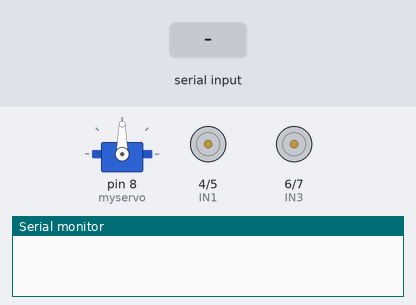
This sketch was run on a simulated Arduino Uno, built with avr-gcc and run on an emulated ATmega328P. On the bench: servo, motor-driver pin pairs drawn as motors (green arrow = first pin HIGH = forward, orange = second pin HIGH = backward, longer = more drive), the last lines printed to the serial monitor. The inputs (shaded band) are chosen by the test bench.

Above: at 1.2 s.
1.3 s: "4" received over the second serial link
At 2.3 s:
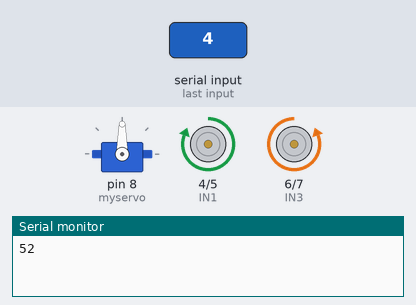
2.8 s: "6" received over the second serial link
At 3.5 s:
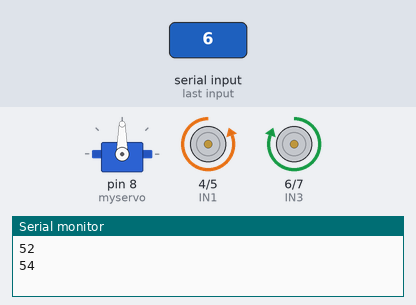
4.3 s: "1" received over the second serial link
At 4.7 s:
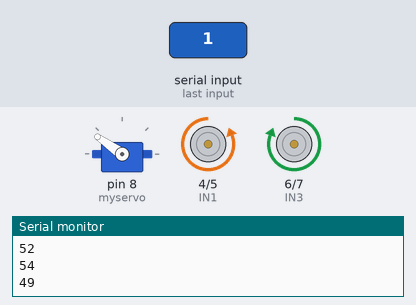
5.8 s: "5" received over the second serial link
At 7.0 s:
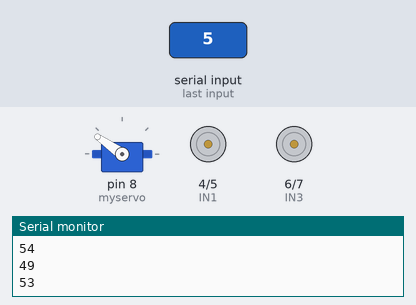
7.3 s: "3" received over the second serial link
At 8.2 s:
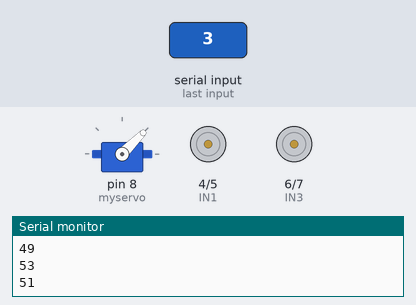
8.8 s: "2" received over the second serial link
At 9.4 s:
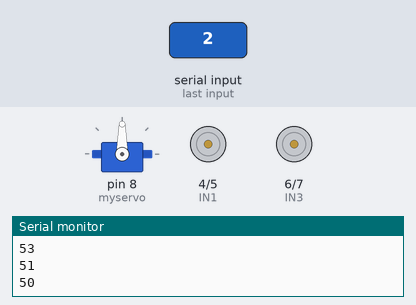
Timing chart, 0 to 11.3 s (numbered marks = the images above; inputs shaded):
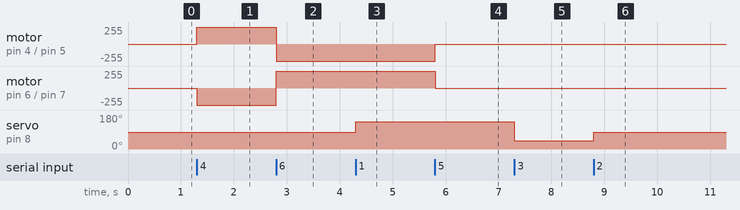

The sketch:

CarritoV2dise_odemaquinas.ino
```cpp
// autor: Luis Antonio Garza
// prueba v2
#include <SoftwareSerial.h> // TX RX software library for bluetooth
#include <Servo.h> // servo library
Servo myservo; // servo name
SoftwareSerial BT(10,11); // Pin 10 sera el Rx y el pin 11 sera TX
int estado=0; //datos enviados al bluetooth, valores enteros para servo
//int estado1; // datos enviados al bluetooth, valores letra para cd
//Variables motor 1 driver
int IN1=4; //adelante
int IN2=5; //atras
//Variables motor 2 driver
int IN3=6; //ATRAS
int IN4=7; //ADELANTE

// put your setup code here, to run once:
void setup()
{
Serial.begin(9600);
BT.begin(9600);
pinMode(IN1,OUTPUT); //Definimos cada pin como una salida
pinMode(IN2,OUTPUT); //Definimos cada pin como una salida
pinMode(IN3,OUTPUT); //Definimos cada pin como una salida
pinMode(IN4,OUTPUT); //Definimos cada pin como una salida
myservo.attach(8); // definimos donde esta la señal del servo
}

void loop()
{
if(BT.available()>0)
{
  //int estado=BT.read(); //Leer lo escrito por bluetooth
  estado=BT.read(); //Leer lo escrito por bluetooth
  //Serial.print("Bluetooth encendido");
  //Serial.print('\n');
  //Serial.print(estado);
  Serial.println(estado);
// Esta parte del codigo es para los motores de corriente directa
  //Si se presiona adelante
  if(estado==52)
  {
   digitalWrite(IN1,HIGH); // mover motor
   digitalWrite(IN4,HIGH); // mover motor
   digitalWrite(IN2,LOW); // mover motor
   digitalWrite(IN3,LOW); // mover motor
  }
  //si se presiona atras
  if(estado==54)
  {
   digitalWrite(IN2,HIGH); // mover motor
   digitalWrite(IN3,HIGH); // mover motor
   digitalWrite(IN1,LOW); // mover motor
   digitalWrite(IN4,LOW); // mover motor
  }
  // si se presiona stop
  if(estado==53)
  {
   digitalWrite(IN1,LOW); // mover motor
   digitalWrite(IN2,LOW); // mover motor
   digitalWrite(IN3,LOW); // mover motor
   digitalWrite(IN4,LOW); // mover motor
  }
  //////////////////////////////////////////////////////////////
  // programación servomotor

  //Si se presiona
  if(estado==49)
  {
    //Serial.println(145); // serial print servopos current number received from bluetooth
    myservo.write(145); // roate the servo the angle received from the android app derecha
  }
  if(estado==50)
  {
    //Serial.println(90); // serial print servopos current number received from bluetooth
    myservo.write(90); // roate the servo the angle received from the android app recto
  }
  if(estado==51)
  {
    //Serial.println(45); // serial print servopos current number received from bluetooth
    myservo.write(45); // roate the servo the angle received from the android app izquierda
  }


}
delay(100);
}
```

Measured:
- after the input at 1.3 s, motor on pin 4 (IN1) / pin 5 (IN2): stopped → forward 255/255 at once; motor on pin 6 (IN3) / pin 7 (IN4): stopped → backward 255/255 at once
- after the input at 2.8 s, motor on pin 4 (IN1) / pin 5 (IN2): forward 255/255 → backward 255/255 at once; motor on pin 6 (IN3) / pin 7 (IN4): backward 255/255 → forward 255/255 at once
- after the input at 4.3 s, servo on pin 8 (myservo): 90° → 145° at once
- after the input at 5.8 s, motor on pin 4 (IN1) / pin 5 (IN2): backward 255/255 → stopped at once; motor on pin 6 (IN3) / pin 7 (IN4): forward 255/255 → stopped at once
- after the input at 7.3 s, servo on pin 8 (myservo): 145° → 45° at once
- after the input at 8.8 s, servo on pin 8 (myservo): 45° → 90° at once
